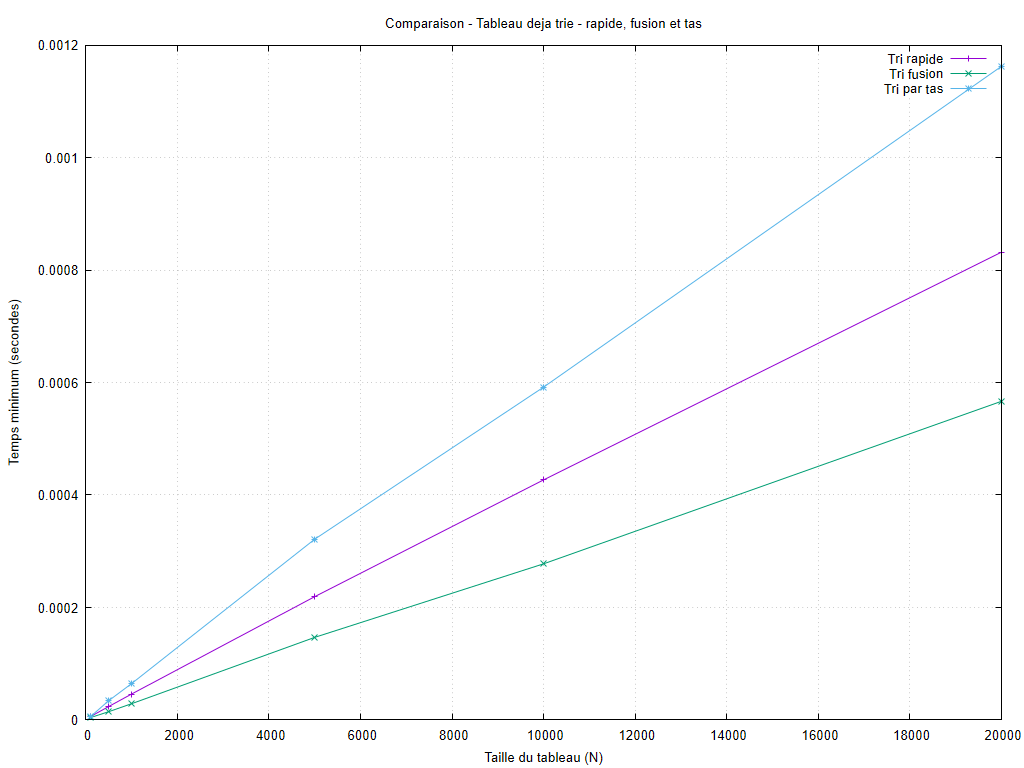

Reproduce this figure in gnuplot.
set encoding utf8
set terminal pngcairo size 1024,768 font 'Arial,10'
set output 'graphiques/20261003_213454/configurations/croissant_rapides.png'
set datafile missing 'non_mesure'
set datafile separator ';'
set title 'Comparaison - Tableau deja trie - rapide, fusion et tas'
set xlabel 'Taille du tableau (N)'
set ylabel 'Temps minimum (secondes)'
set grid
set yrange [0:*]
plot 'resultats/20261003_213454/croissant.csv' every ::1 using 1:8 title 'Tri rapide' with linespoints, 'resultats/20261003_213454/croissant.csv' every ::1 using 1:10 title 'Tri fusion' with linespoints, 'resultats/20261003_213454/croissant.csv' every ::1 using 1:12 title 'Tri par tas' with linespoints
unset output
